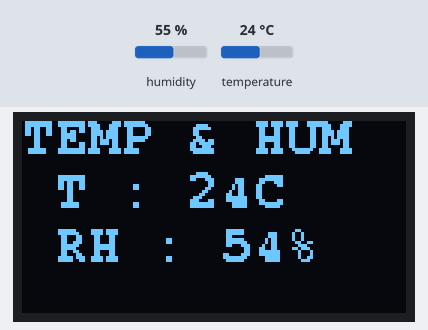
The sketch below on a simulated ESP32. Shown: 128×64 one-colour display. Wiring (inferred from the names in the program): SHT3x sensor at I2C address 0x44. The test bench sets the inputs (shaded band); at power-on: humidity 55 %, temperature 24 °C.

Above: at 1.2 s.
1.3 s: humidity set to 22 %
At 2.1 s:
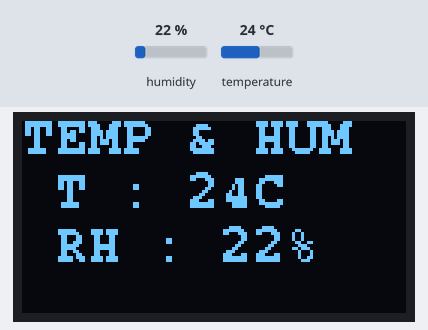
2.9 s: temperature set to 12 °C
At 3.6 s:
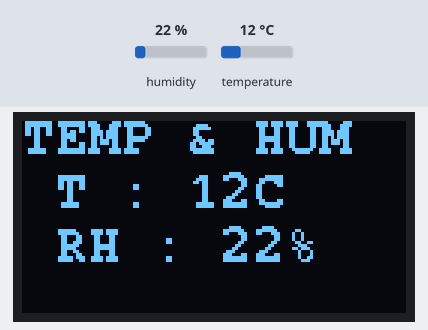
4.6 s: humidity set to 40 %
At 5.9 s:
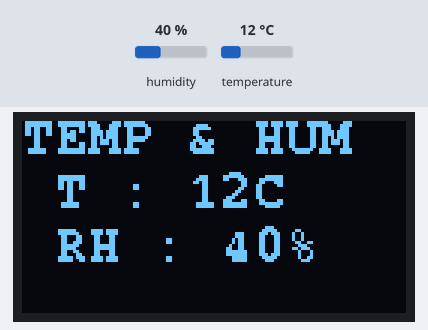
6.2 s: temperature set to 19 °C
At 7.6 s:
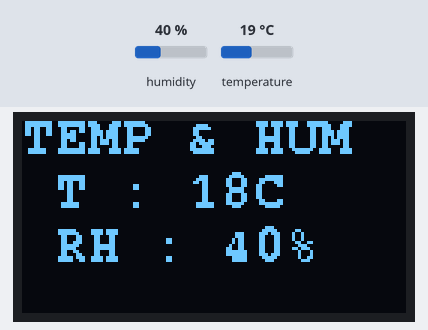
Timing chart, 0 to 8.9 s (numbered marks = the images above; inputs shaded):
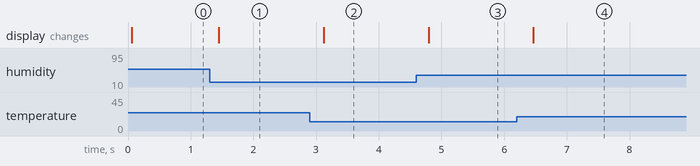

The sketch:

sht30_t_h.ino
```cpp
/*
 * Temperature and humidity demo
 * Konnnect esp32-sigfox
 *
 * @author https://www.warefab.com
*/

#include <Wire.h>
#include <Adafruit_GFX.h>
#include <Adafruit_SSD1306.h>
#include <fonts/FreeMonoBold9pt7b.h>

#define sht30_addr 0x44

uint8_t t_ = 1;

uint8_t cTemp = 0;
uint8_t fTemp = 0;
uint8_t humidity = 0;
//display
#define SCREEN_WIDTH 128 // OLED display width, in pixels
#define SCREEN_HEIGHT 64 // OLED display height, in pixels

Adafruit_SSD1306 display(SCREEN_WIDTH, SCREEN_HEIGHT, &Wire, -1);

void setup()
{
  Wire.begin();
  display.begin(SSD1306_SWITCHCAPVCC, 0x3c);
  display.setTextSize(1);
  display.setFont(&FreeMonoBold9pt7b);
  display.setTextColor(WHITE);
}

void loop()
{
  printResult();
  delay(250);
}

void printResult() {
  getTempHum();
  display.setCursor(0,10);
  display.clearDisplay();
  display.println("TEMP & HUM");
  display.print(" T : ");
  display.print(cTemp);
  display.println("C");
  display.print(" RH : ");
  display.print(humidity);
  display.println("%");
  display.display();
}

void getTempHum(){
  uint8_t data[6] = { 0 };
  uint8_t config[2] = {0x2c, 0x06};
  uint8_t x = 0;

  int temp = 0;

  Wire.beginTransmission(sht30_addr);
  Wire.write(config[0]);
  Wire.write(config[1]);
  //Wire.endTransmission();
  delay(2);
  Wire.requestFrom(sht30_addr, 6);    // request 6 byte
  while (Wire.available()) {
    data[x++] = (uint8_t)Wire.read();
  }
  Wire.endTransmission();

  temp = (data[0] * 256 + data[1]);
  cTemp = (short int) (-45 + (float) (175.0 * (temp / 65535.0)));
  fTemp = (short int) (-49 + (float) (315.0 * (temp / 65535.0)));
  humidity = (uint8_t) (100
      * (float) ((data[3] * 256 + data[4]) / 65535.0));
}
```

Measured:
- after the input at 1.3 s, the display: changes after 0.15 s (image 1)
- after the input at 2.9 s, the display: changes after 0.22 s (image 2)
- after the input at 4.6 s, the display: changes after 0.19 s (image 3)
- after the input at 6.2 s, the display: changes after 0.26 s (image 4)
